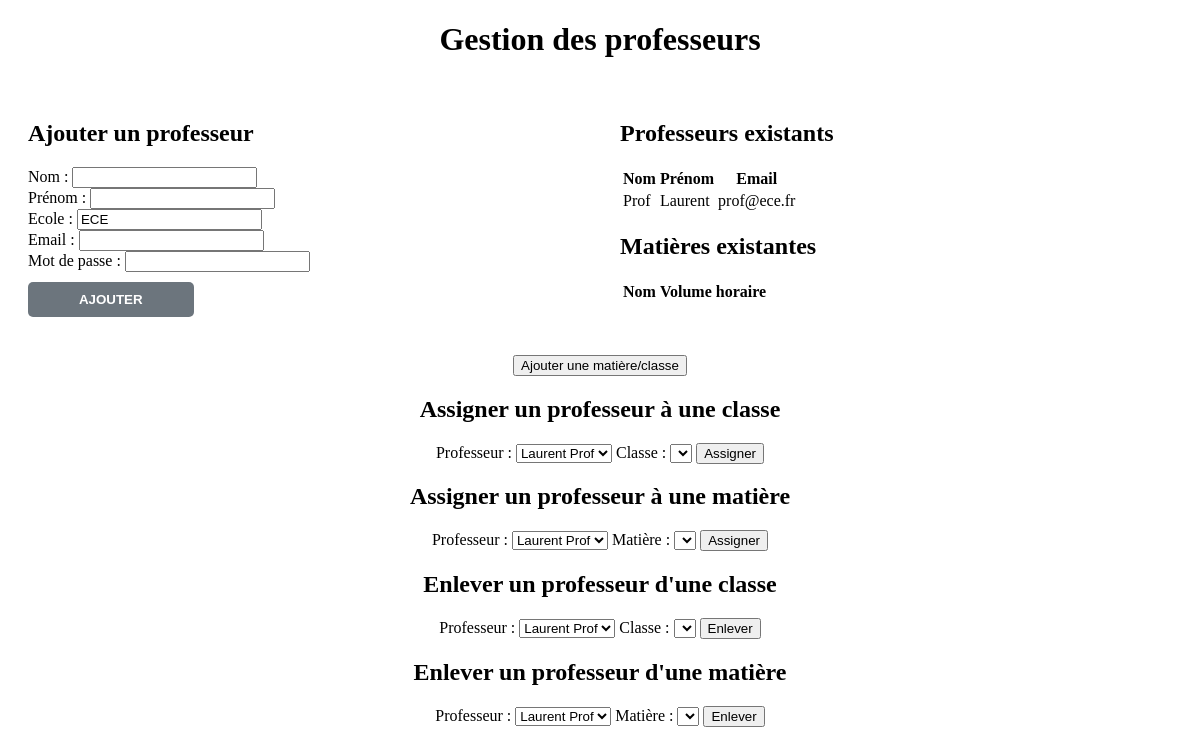
Screenshot of /professeurs_admin.php (signed in) with the database file from the repository.
### tables this page shows
CREATE TABLE Utilisateurs
(
    id           INT AUTO_INCREMENT PRIMARY KEY,
    nom          VARCHAR(255)        NOT NULL,
    prenom       VARCHAR(255)        NOT NULL,
    email        VARCHAR(255) UNIQUE NOT NULL,
    mot_de_passe VARCHAR(255)        NOT NULL,
    ecole        VARCHAR(255)        NOT NULL,
    statut_id    INT                 NOT NULL,
    FOREIGN KEY (statut_id) REFERENCES Statut (id)
);

### professeurs_admin.php (the view, shortened to what this page needs)
<?php
require_once 'BDD/initBDD.php';
$query = $bdd->prepare("SELECT * FROM Utilisateurs WHERE statut_id = (SELECT id FROM Statut WHERE statut = 'professeur')");
$query->execute();
$professeurs = $query->fetchAll();
?>
<!DOCTYPE html>
<html lang="fr">
<head>
</head>
<body>
<h1 class="centered-title">Gestion des professeurs</h1>
<div class="container">
    <div class="left">
        <h2>Ajouter un professeur</h2>
        <form action="professeurs_admin.php" method="post">
            <div>
                <label for="nom">Nom :</label>
                <input type="text" id="nom" name="nom" required>
            </div>
            <div>
                <label for="prenom">Prénom :</label>
                <input type="text" id="prenom" name="prenom" required>
            </div>
            <div>
                <label for="ecole">Ecole :</label>
                <input type="text" id="ecole" name="ecole" value="ECE" required>
            </div>
            <div>
                <label for="email">Email :</label>
                <input type="email" id="email" name="email" required>
            </div>
            <div>
                <label for="mot_de_passe">Mot de passe :</label>
                <input type="password" id="mot_de_passe" name="mot_de_passe" required>
            </div>
            <button type="submit" class="submit-btn">Ajouter</button>
        </form>
    </div>
    <div class="right">
        <h2>Professeurs existants</h2>
        <table>
            <tr>
                <th>Nom</th>
                <th>Prénom</th>
                <th>Email</th>
            </tr>
            <?php foreach ($professeurs as $professeur): ?>
                <tr>
                    <td><?php echo htmlspecialchars($professeur['nom']); ?></td>
                    <td><?php echo htmlspecialchars($professeur['prenom']); ?></td>
                    <td><?php echo htmlspecialchars($professeur['email']); ?></td>
                </tr>
            <?php endforeach; ?>
        </table>
        <h2>Matières existantes</h2>
        <table>
            <tr>
                <th>Nom</th>
                <th>Volume horaire</th>
            </tr>
        </table>
    </div>
</div>
<br>
<div class="centered-title">
    <button>
        <a href="matieres_admin.php" style="text-decoration: none; color: inherit;">Ajouter une matière/classe</a>
    </button>
</div>
<div class="centered-title">
    <h2>Assigner un professeur à une classe</h2>
    <form action="professeurs_admin.php" method="post">
        <label for="id_professeur">Professeur :</label>
        <select id="id_professeur" name="id_professeur" required>
            <?php foreach ($professeurs as $professeur): ?>
                <option
                    value="<?php echo $professeur['id']; ?>"><?php echo htmlspecialchars($professeur['prenom'] . " " . $professeur['nom']); ?></option>
            <?php endforeach; ?>
        </select>
        <label for="id_classe">Classe :</label>
        <select id="id_classe" name="id_classe" required>
        </select>
        <button type="submit">Assigner</button>
    </form>
    <h2>Assigner un professeur à une matière</h2>
    <form action="professeurs_admin.php" method="post">
        <label for="professeur_id_matiere">Professeur :</label>
        <select id="professeur_id_matiere" name="professeur_id_matiere" required>
            <?php foreach ($professeurs as $professeur): ?>
                <option
                    value="<?php echo $professeur['id']; ?>"><?php echo htmlspecialchars($professeur['prenom'] . " " . $professeur['nom']); ?></option>
            <?php endforeach; ?>
        </select>
        <label for="matiere_id">Matière :</label>
        <select id="matiere_id" name="matiere_id" required>
        </select>
        <button type="submit">Assigner</button>
    </form>
</div>
<div class="centered-title">
    <h2>Enlever un professeur d'une classe</h2>
    <form action="professeurs_admin.php" method="post">
        <label for="professeur_id">Professeur :</label>
        <select id="professeur_id" name="professeur_id" required>
            <?php foreach ($professeurs as $professeur): ?>
                <option
                    value="<?php echo $professeur['id']; ?>"><?php echo htmlspecialchars($professeur['prenom'] . " " . $professeur['nom']); ?></option>
            <?php endforeach; ?>
        </select>
        <label for="classe_id">Classe :</label>
        <select id="classe_id" name="classe_id" required>
        </select>
        <button type="submit" name="delete_class">Enlever</button>
    </form>
    <h2>Enlever un professeur d'une matière</h2>
    <form action="professeurs_admin.php" method="post">
        <label for="professeur_id_matiere">Professeur :</label>
        <select id="professeur_id_matiere" name="professeur_id_matiere" required>
            <?php foreach ($professeurs as $professeur): ?>
                <option
                    value="<?php echo $professeur['id']; ?>"><?php echo htmlspecialchars($professeur['prenom'] . " " . $professeur['nom']); ?></option>
            <?php endforeach; ?>
        </select>
        <label for="matiere_id">Matière :</label>
        <select id="matiere_id" name="matiere_id" required>
        </select>
        <button type="submit" name="delete_subject">Enlever</button>
    </form>
</div>
</body>
</html>

### professeurs_admin.php (style rules this page uses)
.container { display: flex; justify-content: space-between; }
.left, .right { flex: 1; padding: 20px; }
.centered-title { text-align: center; }
.submit-btn { display: block; width: 30%; padding: 10px; margin-top: 10px; background-color: #6c757d; color: #fff; border: none; border-radius: 5px; cursor: pointer; text-transform: uppercase; font-weight: bold; }

### rows the page displays
utilisateurs: nom "Prof", prenom "Laurent", email "prof@ece.fr"

### other values shown
form field id_professeur "Laurent Prof"
form field professeur_id_matiere "Laurent Prof"
form field professeur_id "Laurent Prof"
